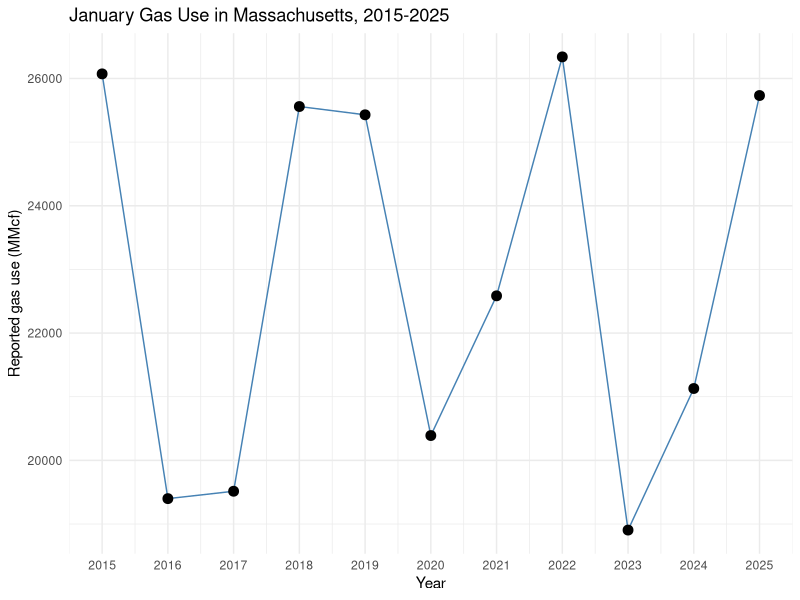
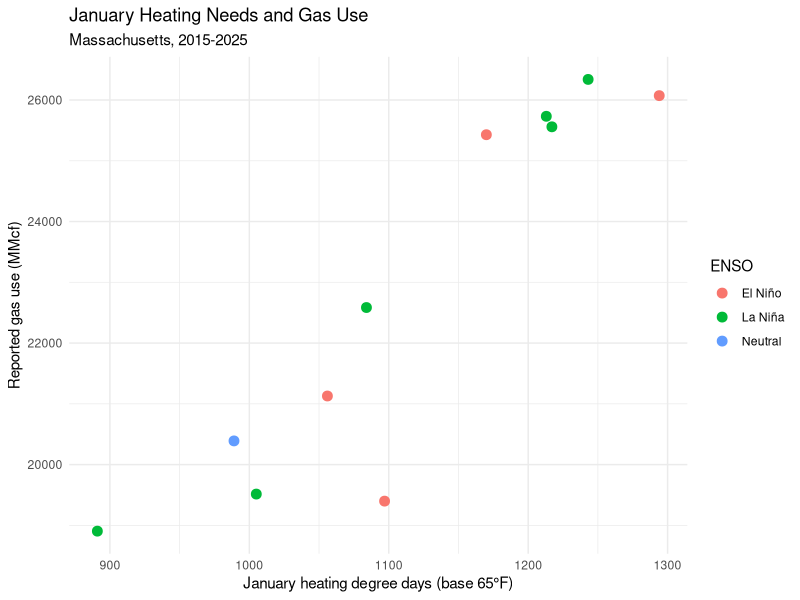
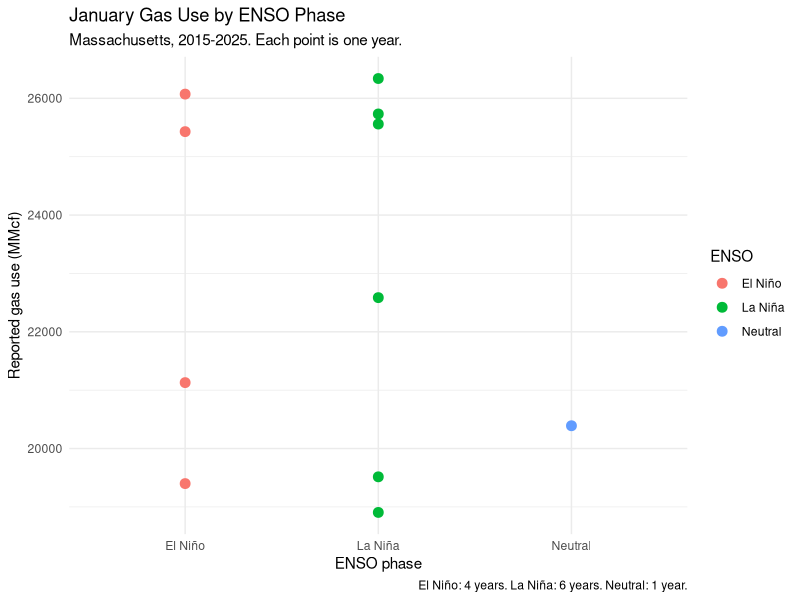
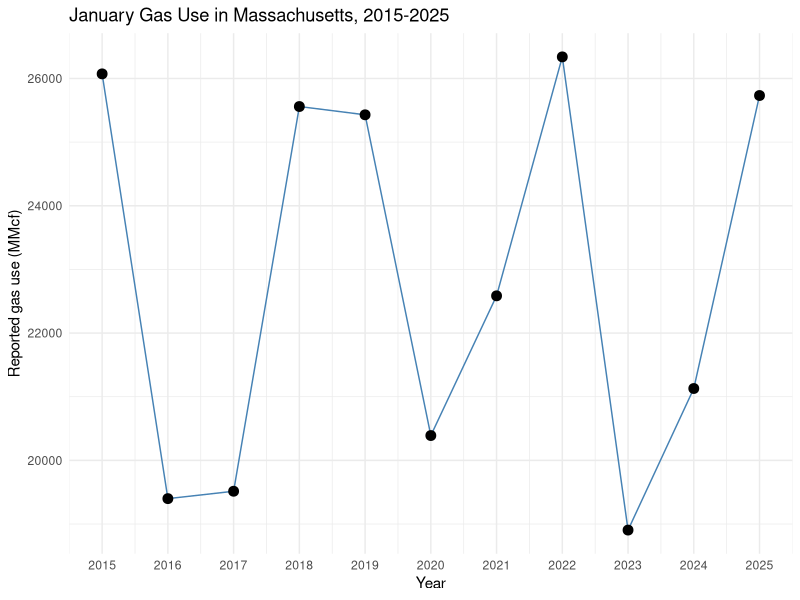
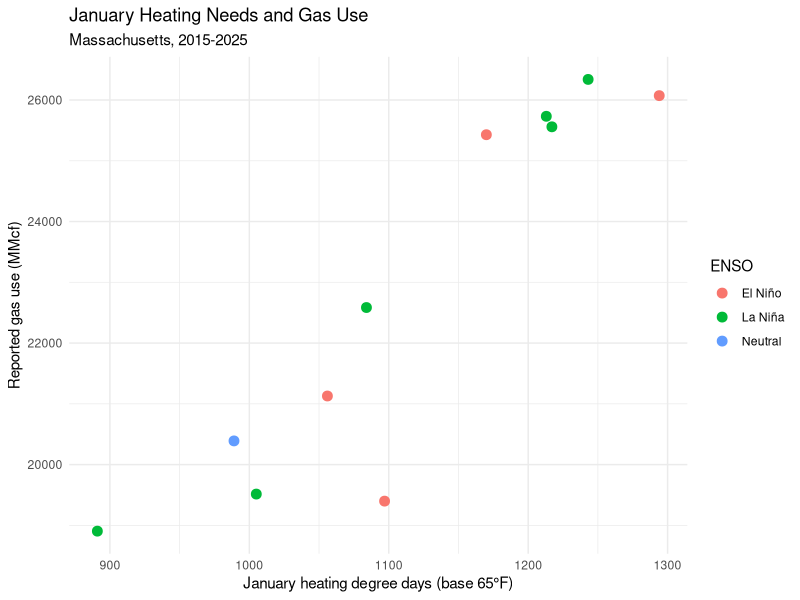
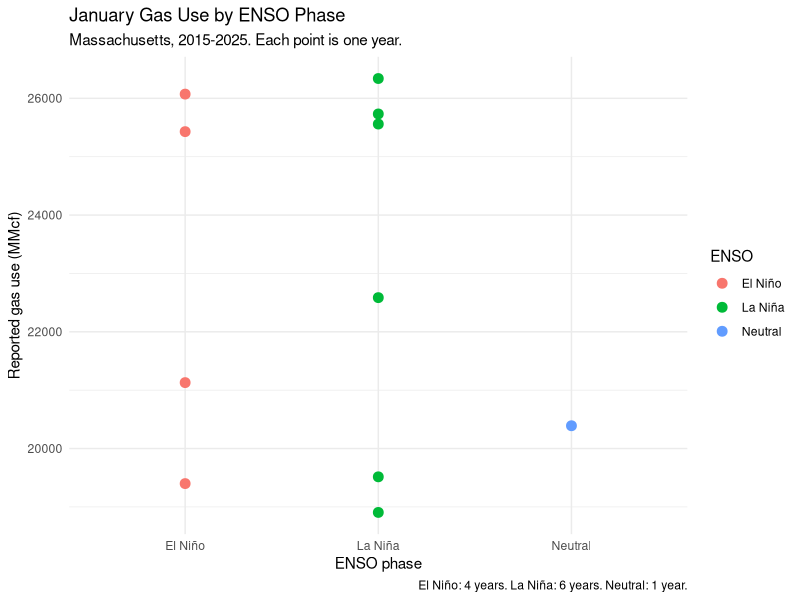

Recreate these plots in R, in order.
# Open Group Project ADEC7900.Rproj first.
# Save this script beside the merged CSV, then click Source.
# Run once in the Console if needed:
# install.packages(c("readr", "dplyr", "ggplot2"))

library(readr)
library(dplyr)
library(ggplot2)

# Read the data and shorten three column names.
gas <- read_csv("Massachusetts_January_Combined.csv", show_col_types = FALSE) %>%
  rename(Gas = Gas_usage_MMcf,
         HDD = `Jan HDD (base 65°F)`,
         ENSO = `ENSO Phase`)

# Basic checks and the HDD-gas correlation.
colSums(is.na(gas))
sum(duplicated(gas$Year))
table(gas$ENSO)
cor(gas$HDD, gas$Gas)

theme_set(theme_minimal())

# Chart 1: January gas use over time.
p1 <- ggplot(gas, aes(x = Year, y = Gas)) +
  geom_line(color = "steelblue") +
  geom_point(size = 3) +
  scale_x_continuous(breaks = 2015:2025) +
  labs(title = "January Gas Use in Massachusetts, 2015-2025",
       x = "Year", y = "Reported gas use (MMcf)")

# Chart 2: heating degree days and gas use.
p2 <- ggplot(gas, aes(x = HDD, y = Gas, color = ENSO)) +
  geom_point(size = 3) +
  labs(title = "January Heating Needs and Gas Use",
       subtitle = "Massachusetts, 2015-2025",
       x = "January heating degree days (base 65°F)",
       y = "Reported gas use (MMcf)")

# Chart 3: compare individual years across ENSO phases.
p3 <- ggplot(gas, aes(x = ENSO, y = Gas, color = ENSO)) +
  geom_point(size = 3) +
  labs(title = "January Gas Use by ENSO Phase",
       subtitle = "Massachusetts, 2015-2025. Each point is one year.",
       x = "ENSO phase", y = "Reported gas use (MMcf)",
       caption = "El Niño: 4 years. La Niña: 6 years. Neutral: 1 year.")

print(p1)
print(p2)
print(p3)

# Save the charts in the repository's images folder.
dir.create("../images", showWarnings = FALSE)
ggsave("../images/01_january_gas_by_year.png", p1, width = 8, height = 5, dpi = 300)
ggsave("../images/02_january_hdd_and_gas.png", p2, width = 8, height = 5, dpi = 300)
ggsave("../images/03_january_gas_by_enso.png", p3, width = 8, height = 5, dpi = 300)

# Scope: January only. These charts show association, not causation.
# Confirm the gas-use sector and units against the original EIA workbook.
